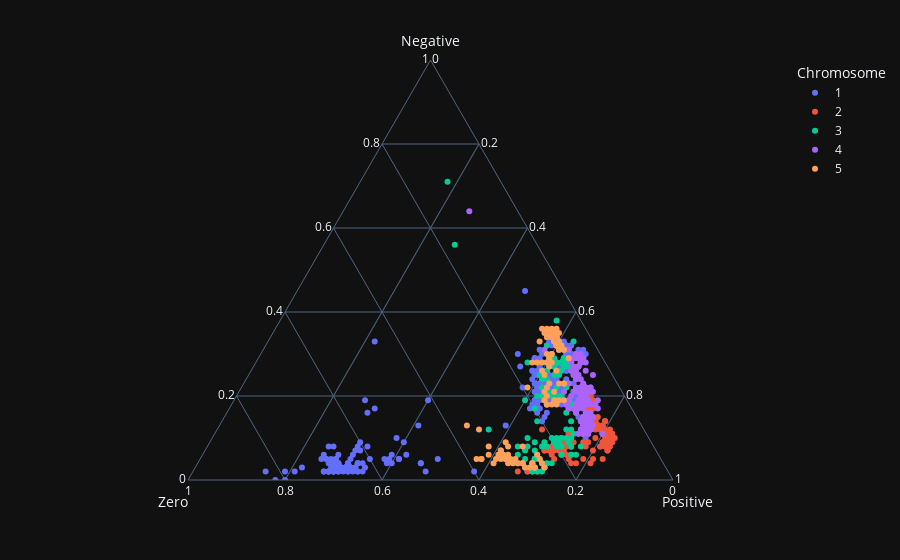

Notebook code cell kept with this figure:
### Code cell
plot = px.scatter_ternary(df[0:715], a = 'Negative', 
                          b = 'Zero',
                          c='Positive',
                          color = 'Chromosome')
plot.show()
